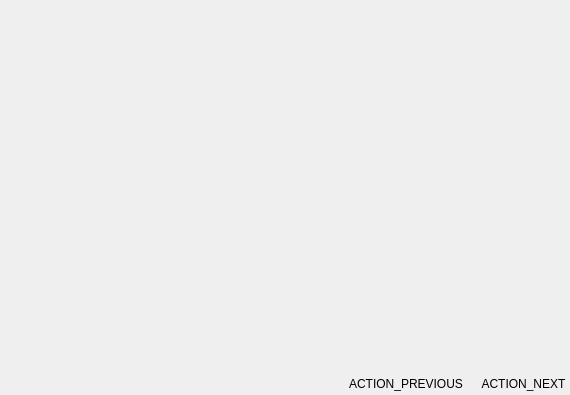
<?xml version="1.0" encoding="UTF-8"?>
<ui version="4.0">
 <class>CreateOrgWidget</class>
 <widget class="QWidget" name="CreateOrgWidget">
  <property name="geometry">
   <rect>
    <x>0</x>
    <y>0</y>
    <width>558</width>
    <height>395</height>
   </rect>
  </property>
  <property name="windowTitle">
   <string>Form</string>
  </property>
  <layout class="QVBoxLayout" name="verticalLayout">
   <property name="spacing">
    <number>20</number>
   </property>
   <property name="leftMargin">
    <number>0</number>
   </property>
   <property name="topMargin">
    <number>0</number>
   </property>
   <property name="rightMargin">
    <number>0</number>
   </property>
   <property name="bottomMargin">
    <number>0</number>
   </property>
   <item>
    <layout class="QHBoxLayout" name="horizontalLayout">
     <item>
      <widget class="QLabel" name="label">
       <property name="minimumSize">
        <size>
         <width>200</width>
         <height>200</height>
        </size>
       </property>
       <property name="maximumSize">
        <size>
         <width>200</width>
         <height>200</height>
        </size>
       </property>
       <property name="text">
        <string/>
       </property>
       <property name="pixmap">
        <pixmap resource="../rc/resources.qrc">:/logos/images/icons/guardata.png</pixmap>
       </property>
       <property name="scaledContents">
        <bool>true</bool>
       </property>
      </widget>
     </item>
     <item>
      <widget class="QWidget" name="widget" native="true">
       <property name="minimumSize">
        <size>
         <width>350</width>
         <height>200</height>
        </size>
       </property>
       <layout class="QVBoxLayout" name="verticalLayout_3">
        <property name="spacing">
         <number>0</number>
        </property>
        <property name="leftMargin">
         <number>20</number>
        </property>
        <property name="topMargin">
         <number>40</number>
        </property>
        <property name="rightMargin">
         <number>20</number>
        </property>
        <property name="bottomMargin">
         <number>40</number>
        </property>
        <item>
         <layout class="QVBoxLayout" name="main_layout">
          <property name="spacing">
           <number>0</number>
          </property>
         </layout>
        </item>
       </layout>
      </widget>
     </item>
    </layout>
   </item>
   <item>
    <layout class="QHBoxLayout" name="horizontalLayout_2">
     <property name="spacing">
      <number>10</number>
     </property>
     <property name="sizeConstraint">
      <enum>QLayout::SetDefaultConstraint</enum>
     </property>
     <item>
      <spacer name="horizontalSpacer">
       <property name="orientation">
        <enum>Qt::Horizontal</enum>
       </property>
       <property name="sizeHint" stdset="0">
        <size>
         <width>40</width>
         <height>20</height>
        </size>
       </property>
      </spacer>
     </item>
     <item>
      <widget class="QPushButton" name="button_previous">
       <property name="text">
        <string>ACTION_PREVIOUS</string>
       </property>
       <property name="flat">
        <bool>true</bool>
       </property>
      </widget>
     </item>
     <item>
      <widget class="QPushButton" name="button_validate">
       <property name="text">
        <string>ACTION_NEXT</string>
       </property>
       <property name="flat">
        <bool>true</bool>
       </property>
      </widget>
     </item>
    </layout>
   </item>
  </layout>
 </widget>
 <resources>
  <include location="../rc/resources.qrc"/>
 </resources>
 <connections/>
</ui>
